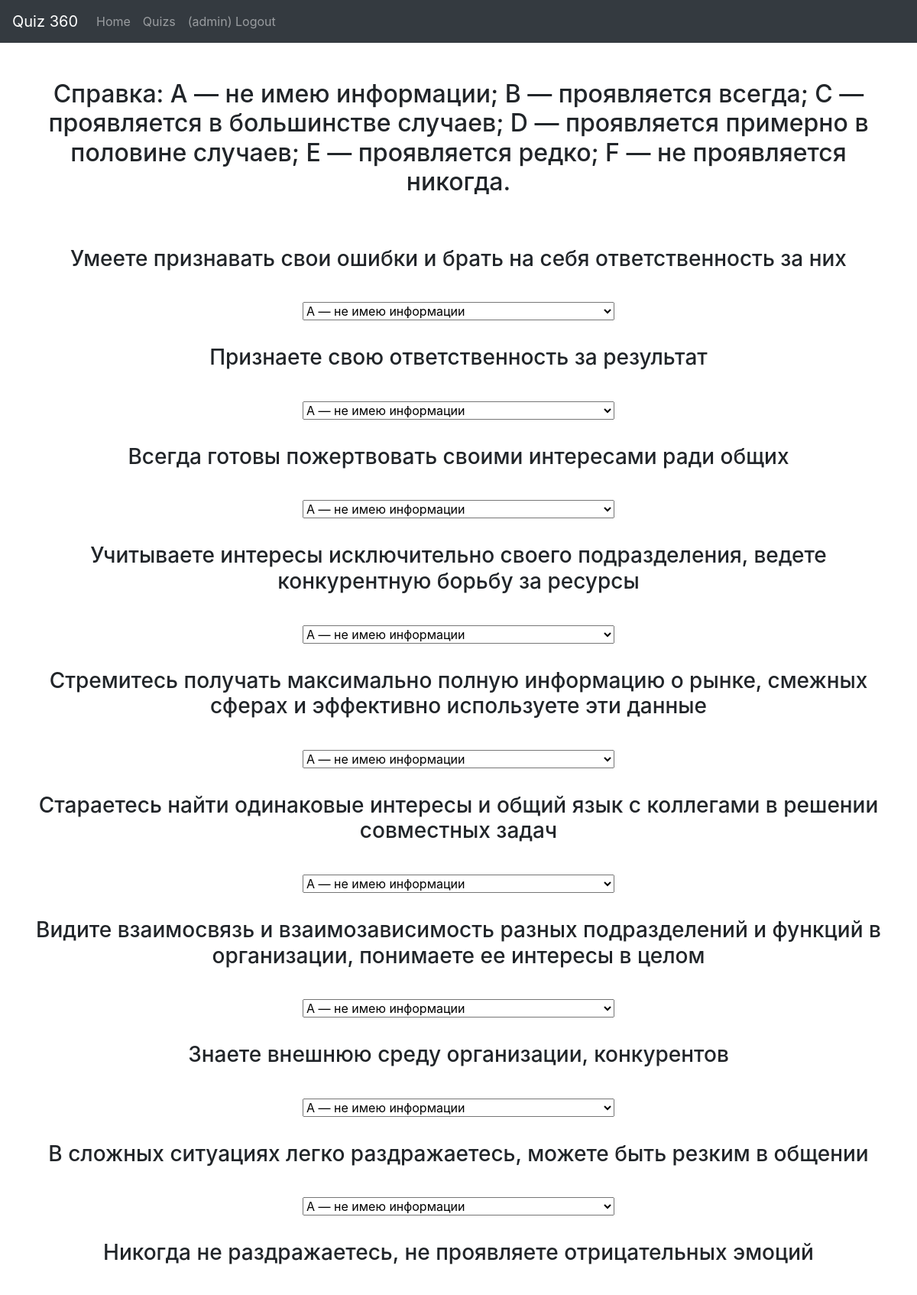
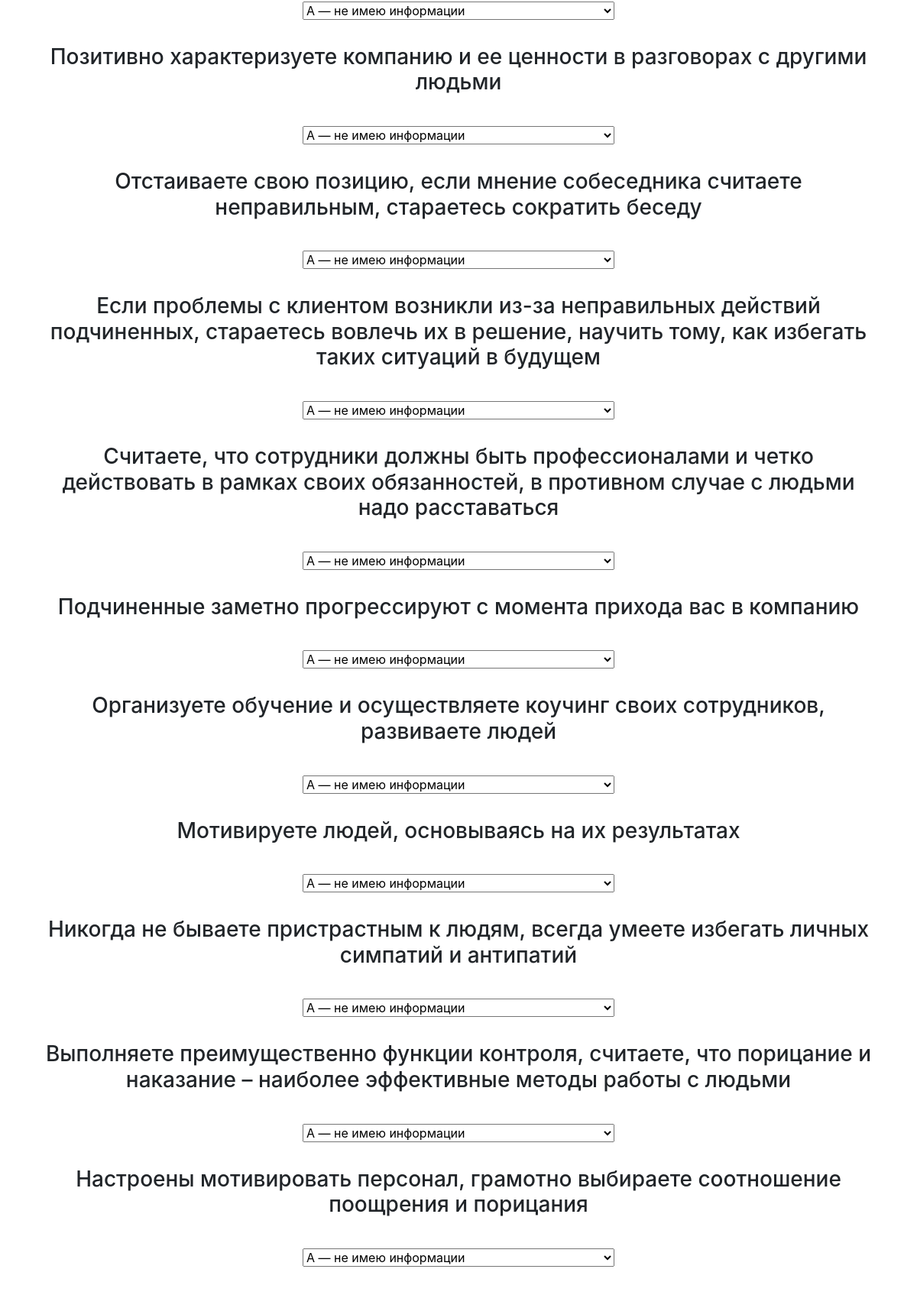
/createQuiz/ (signed in, upper part), run on the app's committed database (2 pictures, top to bottom).
### accs/models.py (models this page shows, shortened)
class Question(models.Model):
    name = models.CharField(max_length=200, null=True)
    class Answer(models.IntegerChoices):
        a = 1
        b = 2
        c = 3
        d = 4
        e = 5
        f = 6
    val = models.IntegerField(choices=Answer.choices, blank=True, null=True)

### accs/views.py (the view, shortened to what this page needs)
# urls.py: path('createQuiz/', views.createQuiz, name="createQuiz"),
@login_required
def createQuiz(req):
    questions = Question.objects.all()
    ctx = {'questions':questions}
    return render(req, 'accs/quizForm.html', ctx)

### accs/templates/accs/quizForm.html (shortened to what this page needs)
{% extends 'accs/main.html' %}
{% block content %}
<form action="" method="POST">
    <div class="form-group row">
        <div class="container text-center">
          <form method="POST">
            <h2 class="my-5">Справка:
              A — не имею информации;
              B — проявляется всегда;
              C — проявляется в большинстве случаев;
              D — проявляется примерно в половине случаев;
              E — проявляется редко;
              F — не проявляется никогда.</h2>
            {% for q in questions %}
              <h3 class="py-3">{{ q.name }}</h3>
              <div class="py-3">
                <select class="form-select" name="{{ q.id }}">
                  <option value="1">A — не имею информации</option>
                </select>
              </div>
            {% endfor %}
          </form>
        <br><br>
      </div>
    </div>
  </form>
{% endblock %}

### accs/templates/accs/nav.html (shortened to what this page needs)
<nav class="navbar navbar-expand-lg navbar-dark bg-dark">
    <a class="navbar-brand" href="#">Quiz 360</a>
    <div class="collapse navbar-collapse" id="navbarNavAltMarkup">
      <div class="navbar-nav">
        <a class="nav-item nav-link" href="/">Home</a>
        <a class="nav-item nav-link" href="/quizs/">Quizs</a>
        {% if user.is_authenticated %}
          <a class="nav-item nav-link" href="{% url 'logout'%}?next={{request.path}}">({{ user.get_username }}) Logout </a>
        {% else %}
          <a class="nav-item nav-link" href="{% url 'login'%}?next={{request.path}}">Login</a>
        {% endif %}
      </div>
    </div>
  </nav>

### data on the page
Question: name "Умеете признавать свои ошибки и брать на себя ответственность за них", id "A — не имею информации"
Question: name "Признаете свою ответственность за результат", id "A — не имею информации"
Question: name "Всегда готовы пожертвовать своими интересами ради общих", id "A — не имею информации"
Question: name "Учитываете интересы исключительно своего подразделения, ведете конкурентную борьбу за ресурсы", id "A — не имею информации"
Question: name "Стремитесь получать максимально полную информацию о рынке, смежных сферах и эффективно используете эти данные", id "A — не имею информации"
Question: name "Стараетесь найти одинаковые интересы и общий язык с коллегами в решении совместных задач", id "A — не имею информации"
Question: name "Видите взаимосвязь и взаимозависимость разных подразделений и функций в организации, понимаете ее интересы в целом", id "A — не имею информации"
Question: name "Знаете внешнюю среду организации, конкурентов", id "A — не имею информации"
Question: name "В сложных ситуациях легко раздражаетесь, можете быть резким в общении", id "A — не имею информации"
Question: name "Никогда не раздражаетесь, не проявляете отрицательных эмоций", id "A — не имею информации"
Question: name "Позитивно характеризуете компанию и ее ценности в разговорах с другими людьми", id "A — не имею информации"
Question: name "Отстаиваете свою позицию, если мнение собеседника считаете неправильным, стараетесь сократить беседу", id "A — не имею информации"
Question: name "Если проблемы с клиентом возникли из-за неправильных действий подчиненных, стараетесь вовлечь их в решение, научить тому, как избегать таких ситуаций в будущем", id "A — не имею информации"
Question: name "Считаете, что сотрудники должны быть профессионалами и четко действовать в рамках своих обязанностей, в противном случае с людьми надо расставаться", id "A — не имею информации"
Question: name "Подчиненные заметно прогрессируют с момента прихода вас в компанию", id "A — не имею информации"
Question: name "Организуете обучение и осуществляете коучинг своих сотрудников, развиваете людей", id "A — не имею информации"
Question: name "Мотивируете людей, основываясь на их результатах", id "A — не имею информации"
Question: name "Никогда не бываете пристрастным к людям, всегда умеете избегать личных симпатий и антипатий", id "A — не имею информации"
Question: name "Выполняете преимущественно функции контроля, считаете, что порицание и наказание – наиболее эффективные методы работы с людьми", id "A — не имею информации"
Question: name "Настроены мотивировать персонал, грамотно выбираете соотношение поощрения и порицания", id "A — не имею информации"

### other printed values
{{ user.get_username }} "admin"
